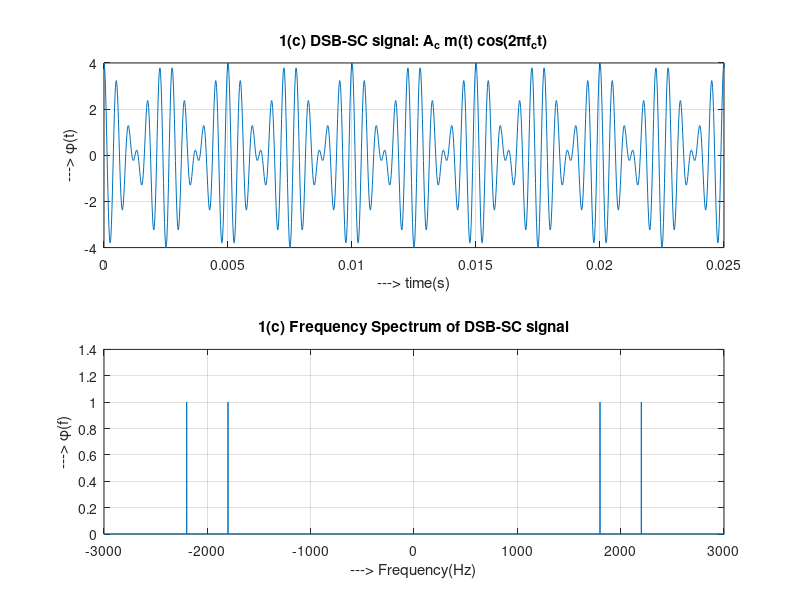

This figure's MATLAB source:
clear all; close all; clc;

Am = 2;        Ac = 2;
fm = 200;       fc = 2000;
fs = 50000;     df = 1;
t = [0:fs-1]*1/fs;          %Time vector

m_t = Am*cos(2*pi*fm*t);
c_t = Ac*cos(2*pi*fc*t);
dsbsc = c_t .* m_t;

%<====== 1(c) ======>
subplot(2, 1, 1);           %Plot the carrier signal
plot(t, dsbsc);
xlabel('---> time(s)');    ylabel('---> \phi(t)');
title('1(c) DSB-SC signal: A_c m(t) cos(2\pif_ct)');
xlim([0 0.025]);
grid on;

fftD = fftshift(fft(dsbsc))/length(dsbsc);      %Find ffts of the signals
f = [-fs/2:fs/2-1]*df;

subplot(2, 1, 2);                           %Plot frequency spectrum
plot(f, abs(fftD));
xlabel('---> Frequency(Hz)');    ylabel('---> \phi(f)');
title('1(c) Frequency Spectrum of DSB-SC signal');
xlim([-3000 3000]);
grid on;

